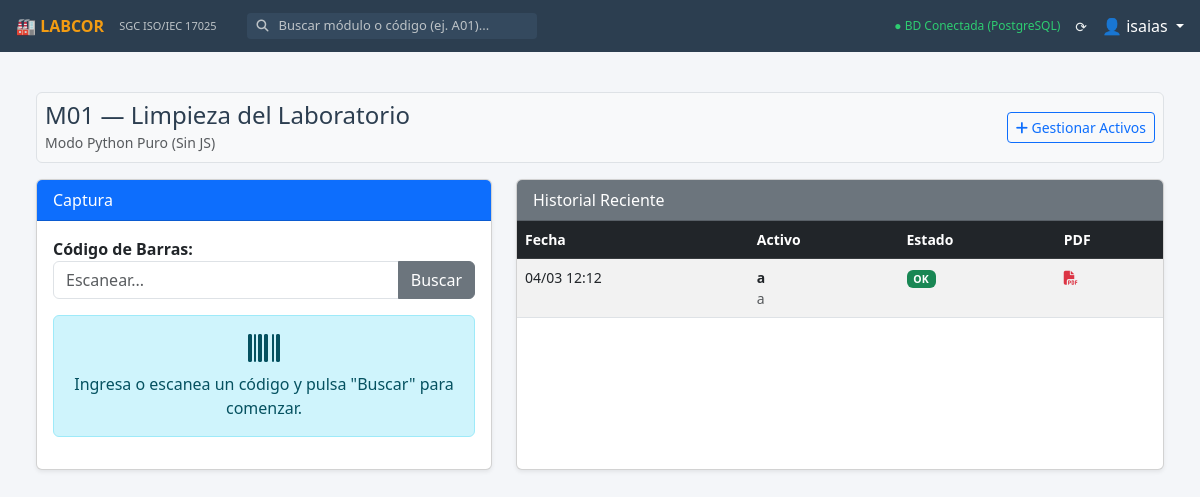
/m01/ (signed in), run on the app's committed database.
### m01_limpieza/models.py (models this page shows, shortened)
class RegistroLimpieza(models.Model):
    ESTADOS = [
        ('A TIEMPO', 'A Tiempo'),
        ('POR VENCER', 'Por Vencer'),
        ('VENCIDO', 'Vencido'),
    ]
    uuid = models.UUIDField(default=uuid.uuid4, editable=False, unique=True)
    fecha_hora = models.DateTimeField(default=timezone.now)
    activo_relacionado = models.ForeignKey(ActivoLimpieza, on_delete=models.SET_NULL, null=True,
                                           related_name='registros')
    nombre_activo_snapshot = models.CharField(max_length=200)
    area_snapshot = models.CharField(max_length=100)
    tipo_limpieza = models.CharField(max_length=50, default="RUTINA", choices=[
        ('RUTINA', 'Rutina'), ('PROFUNDA', 'Profunda'), ('DESINFECCION', 'Desinfección')
    ])
    realizado_por = models.ForeignKey(User, on_delete=models.CASCADE)
    verificado_por = models.ForeignKey(User, on_delete=models.SET_NULL, null=True, blank=True,
                                       related_name='verificaciones_limpieza')
    frecuencia_aplicada = models.IntegerField()
    proximo_vencimiento = models.DateTimeField(null=True, blank=True)
    estado = models.CharField(max_length=20, choices=ESTADOS, default='A TIEMPO')
    checklist_realizado = models.TextField(blank=True, default="")
    quimicos_usados = models.TextField(blank=True, default="")
    observaciones = models.TextField(blank=True, null=True)
    evidencia_pdf = models.FileField(upload_to='evidencias/limpieza/', null=True, blank=True)
    class Meta:
        ordering = ['-fecha_hora']
        verbose_name = "Registro de Ejecución"
        verbose_name_plural = "Bitácora de Ejecuciones"

### m01_limpieza/views.py (the view, shortened to what this page needs)
# urls.py: path('', views.m01_dashboard, name='m01_dashboard'),
@login_required
def m01_dashboard(request):
    registros = RegistroLimpieza.objects.all()[:20]
    context = {'registros': registros}
    return render(request, 'm01_limpieza/dashboard.html', context)

### m01_limpieza/templates/m01_limpieza/dashboard.html (shortened to what this page needs)
{% extends 'base.html' %}
{% block content %}
<div class="container-fluid mt-3">
    <div class="d-flex justify-content-between align-items-center mb-3 p-2 bg-light border rounded">
        <div>
            <h4 class="m-0">M01 — Limpieza del Laboratorio</h4>
            <small class="text-muted">Modo Python Puro (Sin JS)</small>
        </div>
        <div>
            <a href="/admin/m01_limpieza/activolimpieza/add/" target="_blank" class="btn btn-outline-primary btn-sm">
                <i class="fas fa-plus"></i> Gestionar Activos
            </a>
        </div>
    </div>
    <div class="row">
        <div class="col-md-5">
            <div class="card shadow-sm">
                <div class="card-header bg-primary text-white">
                    Captura
                </div>
                <div class="card-body">
                    <form method="POST">
                        <div class="form-group mb-3">
                            <label class="fw-bold">Código de Barras:</label>
                            <div class="input-group">
                                <input type="text" name="codigo_barras" class="form-control"
                                       placeholder="Escanear..."
                                       value="{{ codigo_preservado|default:'' }}" autofocus>
                                <button type="submit" name="accion" value="buscar" class="btn btn-secondary">
                                    Buscar
                                </button>
                            </div>
                        </div>
                        {% if activo_encontrado %}
                            <input type="hidden" name="codigo_preservado" value="{{ codigo_preservado }}">
                            <div class="row mb-2">
                                <div class="col-12">
                                    <label>Activo:</label>
                                    <input type="text" class="form-control bg-light" value="{{ activo_encontrado.nombre }}" readonly>
                                </div>
                            </div>
                            <div class="row mb-2">
                                <div class="col-12">
                                    <label>Zona:</label>
                                    <input type="text" class="form-control bg-light" value="{{ activo_encontrado.area }}" readonly>
                                </div>
                            </div>
                            <div class="row mb-2">
                                <div class="col-6">
                                    <label>Tipo:</label>
                                    <select name="tipo" class="form-select">
                                        <option value="RUTINA">RUTINA</option>
                                        <option value="PROFUNDA">PROFUNDA</option>
                                        <option value="DESINFECCION">DESINFECCIÓN</option>
                                    </select>
                                </div>
                                <div class="col-6">
                                    <label>Responsable:</label>
                                    <input type="text" class="form-control" value="{{ request.user.username }}" readonly>
                                </div>
                            </div>
                            <div class="mb-3">
                                <label class="fw-bold">Checklist:</label>
                                <div class="border p-2 bg-light" style="max-height: 200px; overflow-y: auto;">
                                    {% if activo_encontrado.checklist_lista %}
                                        {% for item in activo_encontrado.checklist_lista %}
                                            <div class="form-check">
                                                <input class="form-check-input" type="checkbox" name="check_item" value="{{ item }}" id="chk_{{ forloop.counter }}">
                                                <label class="form-check-label" for="chk_{{ forloop.counter }}">
                                                    {{ item }}
                                                </label>
                                            </div>
                                        {% endfor %}
                                    {% else %}
                                        <p class="text-muted small">Sin checklist configurado.</p>
                                    {% endif %}
                                </div>
                            </div>
                            <div class="mb-2">
                                <label>Químicos:</label>
                                <input type="text" name="quimicos" class="form-control" placeholder="Ej: Cloro">
                            </div>
                            <div class="mb-3">
                                <label>Observaciones:</label>
                                <textarea name="observaciones" class="form-control" rows="2"></textarea>
                            </div>
                            <div class="d-grid gap-2">
                                <button type="submit" name="accion" value="guardar" class="btn btn-success btn-lg">
                                    Guardar Registro
                                </button>
                            </div>
                        {% else %}
                            <div class="alert alert-info mt-3 text-center">
                                <i class="fas fa-barcode fa-2x mb-2"></i><br>
                                Ingresa o escanea un código y pulsa "Buscar" para comenzar.
                            </div>
                        {% endif %}
                    </form>
                </div>
            </div>
        </div>
        <div class="col-md-7">
            <div class="card shadow-sm h-100">
                <div class="card-header bg-secondary text-white">
                    Historial Reciente
                </div>
                <div class="table-responsive">
                    <table class="table table-hover table-striped mb-0 small">
                        <thead class="table-dark">
                            <tr>
                                <th>Fecha</th>
                                <th>Activo</th>
                                <th>Estado</th>
                                <th>PDF</th>
                            </tr>
                        </thead>
                        <tbody>
                            {% for reg in registros %}
                            <tr>
                                <td>{{ reg.fecha_hora|date:"d/m H:i" }}</td>
                                <td>
                                    <strong>{{ reg.nombre_activo_snapshot }}</strong><br>
                                    <span class="text-muted">{{ reg.area_snapshot }}</span>
                                </td>
                                <td>
                                    {% if reg.estado == 'A TIEMPO' %}
                                        <span class="badge bg-success">OK</span>
                                    {% elif reg.estado == 'POR VENCER' %}
                                        <span class="badge bg-warning text-dark">!</span>
                                    {% else %}
                                        <span class="badge bg-danger">Vencido</span>
                                    {% endif %}
                                </td>
                                <td>
                                    {% if reg.evidencia_pdf %}
                                        <a href="{{ reg.evidencia_pdf.url }}" target="_blank" class="text-danger">
                                            <i class="fas fa-file-pdf"></i>
                                        </a>
                                    {% endif %}
                                </td>
                            </tr>
                            {% empty %}
                            <tr><td colspan="4" class="text-center">Sin datos.</td></tr>
                            {% endfor %}
                        </tbody>
                    </table>
                </div>
            </div>
        </div>
    </div>
</div>
{% endblock %}

### templates/base.html (shortened to what this page needs)
{% load static %}
<!DOCTYPE html>
<html lang="es">
<head>
    <link href="https://cdn.jsdelivr.net/npm/bootstrap@5.3.0/dist/css/bootstrap.min.css" rel="stylesheet">
    <link rel="stylesheet" href="https://cdnjs.cloudflare.com/ajax/libs/font-awesome/6.4.0/css/all.min.css">
</head>
<body>
    <div class="topbar">
        <a href="{% url 'inicio' %}" class="topbar-brand">🏭 LABCOR</a>
        <span class="topbar-subtitle">SGC ISO/IEC 17025</span>
        <div class="search-container d-none d-md-flex">
            <i class="fas fa-search" style="color: #bdc3c7; font-size: 12px;"></i>
            <input type="text" id="searchInput" class="search-input" placeholder="Buscar módulo o código (ej. A01)...">
        </div>
        <div class="ms-auto d-flex align-items-center">
            <span style="font-size: 12px; color: #2ecc71; margin-right: 15px;">
                ● BD Conectada (PostgreSQL)
            </span>
            <span style="font-size: 14px; margin-right: 15px; cursor: pointer;">
                ⟳
            </span>
            <div class="dropdown">
                <a href="#" class="text-decoration-none text-white dropdown-toggle" data-bs-toggle="dropdown">
                    👤 {{ user.username|default:"Admin" }}
                </a>
            </div>
        </div>
    </div>
    <main class="main-content">
        {% block content %}
        {% endblock %}
    </main>
</body>
</html>

### templates/base.html (style rules this page uses)
:root { --bg-main: #f4f6f9; --bg-topbar: #2c3e50; --card-bg: #ffffff; --card-border: #dee2e6; --card-hover: #ebf5fb; --text-main: #2c3e50; }
body { background-color: var(--bg-main); color: var(--text-main); font-family: 'Segoe UI', system-ui, sans-serif; overflow-x: hidden; margin: 0; }
.topbar { background-color: var(--bg-topbar); height: 52px; position: fixed; top: 0; width: 100%; z-index: 1050; display: flex; align-items: center; padding: 0 16px; color: #ecf0f1; }
.topbar-brand { font-size: 16px; font-weight: bold; color: #f39c12; margin-right: 15px; text-decoration: none; }
.topbar-subtitle { font-size: 11px; color: #bdc3c7; margin-right: 30px; }
.search-container { display: flex; align-items: center; background-color: #34495e; border-radius: 4px; padding: 2px 10px; }
.search-input { background: transparent; border: none; color: white; outline: none; margin-left: 8px; width: 250px; font-size: 13px; }
.search-input::placeholder { color: #bdc3c7; }
.main-content { margin-left: 0; margin-top: 52px; padding: 24px; min-height: calc(100vh - 52px); }

### data on the page
RegistroLimpieza: fecha_hora "04/03 12:12", nombre_activo_snapshot "a", area_snapshot "a", estado "OK"

### other printed values
{{ user.username|default:"Admin" }} "isaias"
